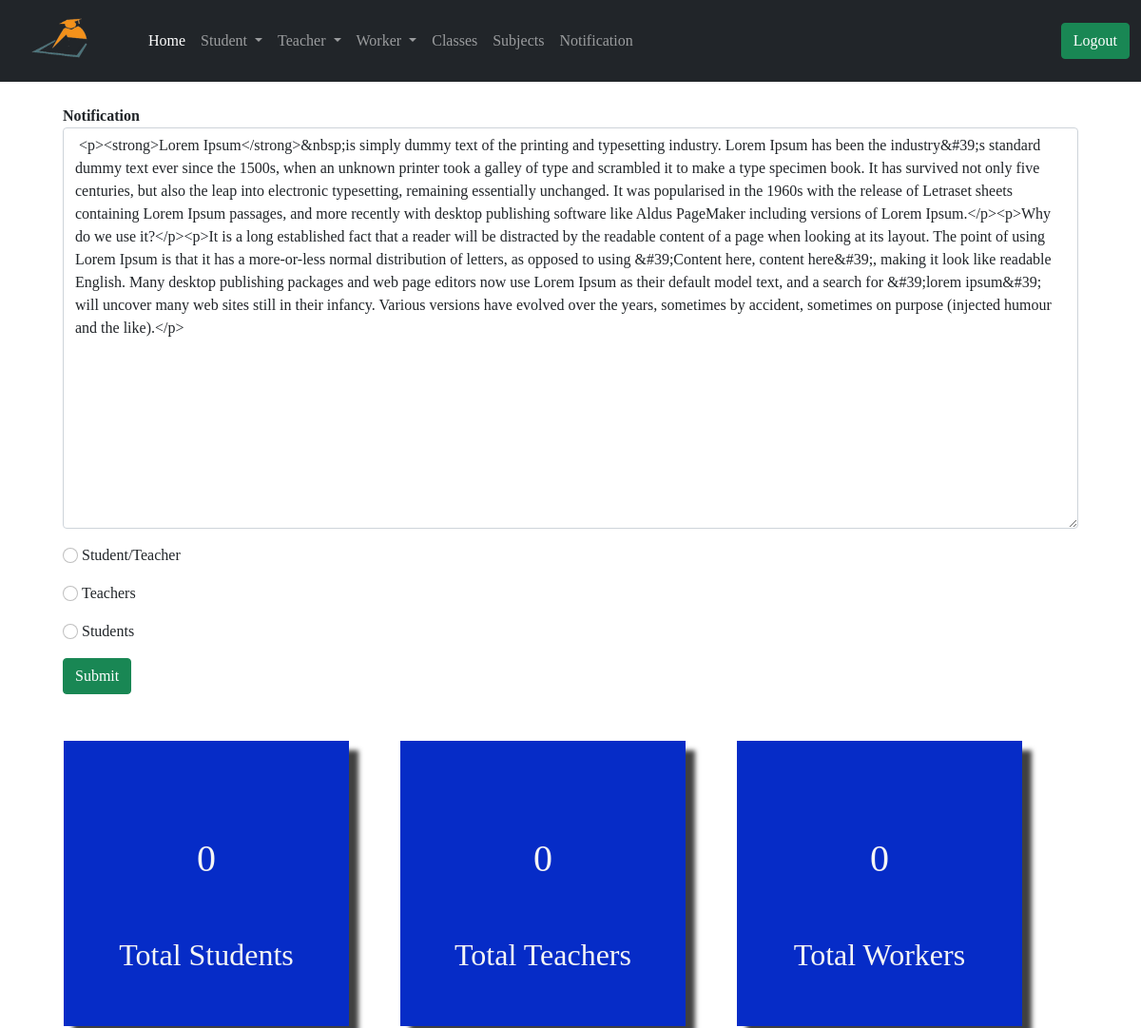
The page /administrator/update_notification/2 (signed in, upper part) on the database as committed earlier.
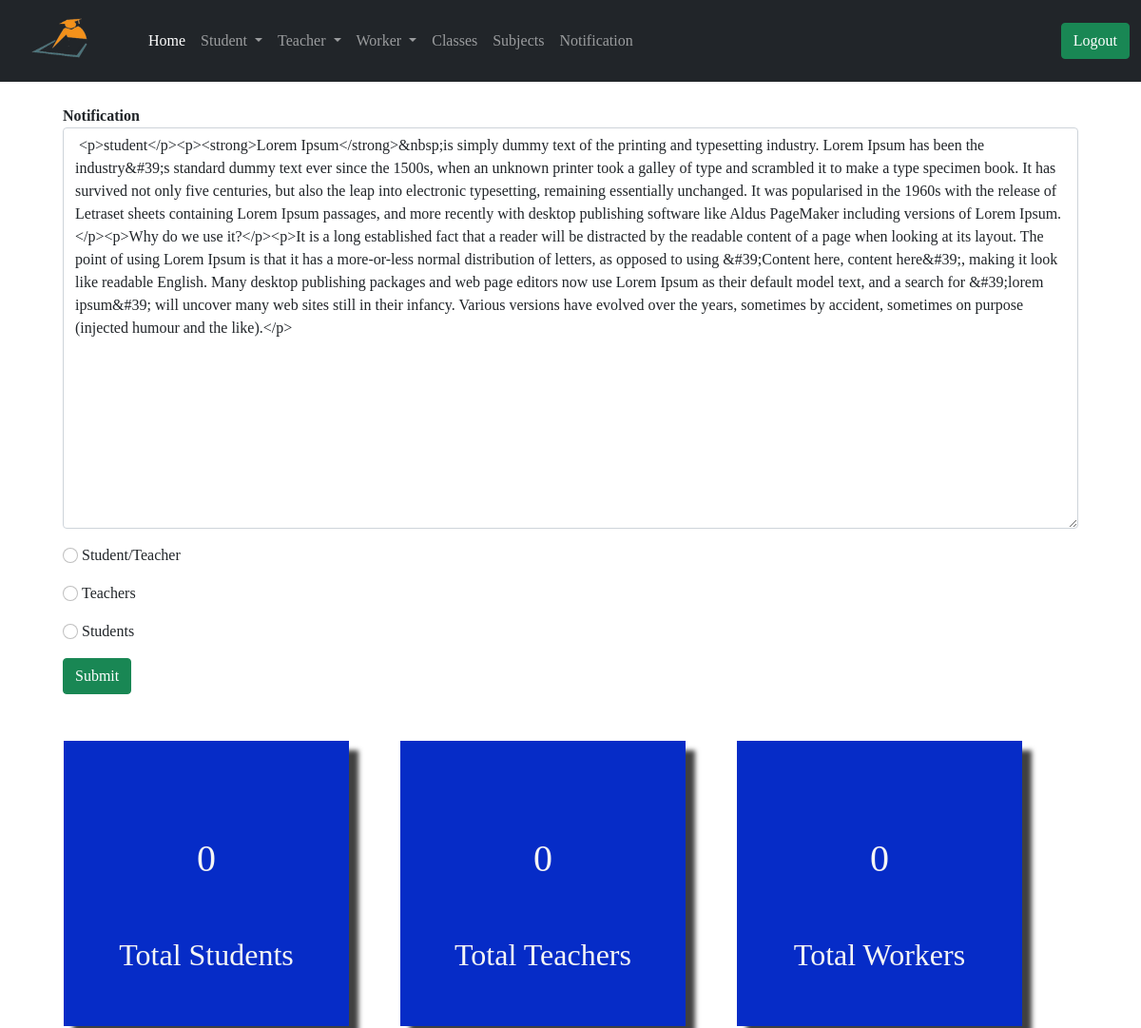
The same page on the database as committed later.
### app/models.py (models this page shows, shortened)
class Notification(db.Model):
    id = db.Column(db.Integer, primary_key=True)
    notification = db.Column(db.Text)
    sender = db.Column(db.String(64))
    notify_date = db.Column(db.DateTime, default=datetime.utcnow())

### app/routes.py (the view)
@app.route('/administrator/update_notification/<id>', methods=['GET', 'POST'])
@login_required
def update_notification(id):
    notify = Notification.query.filter_by(id=id).first()
    if request.method == 'POST':
        notify.notification = request.form['notification']
        notify.sender = request.form.get('sender')
        db.session.commit()
        flash('Notification is successfully updated!')
        return redirect(url_for('get_notification'))
    return render_template('administrator/index.html', title='Update Notification', notify=notify)

### app/models.py (called while the page is built)
@login.user_loader
def load_user(id):
    return User.query.get(int(id))

### app/routes.py (called while the page is built)
@app.before_request
def before_request():
    g.user = None
    if 'teacher_id' in session:
        user = Teacher.query.filter_by(id=session['teacher_id']).first()
        g.user = user

@app.before_request
def std_before_request():
    g.std_user = None
    if 'student_id' in session:
        std_user = Student.query.filter_by(id=session['student_id']).first()
        g.std_user = std_user

### app/templates/administrator/index.html (shortened to what this page needs)
{% extends 'administrator/base.html' %}
{% block content %}
<div class="container">
    <form action="" method="POST" class="m-4">
        <div class="mb-3 mt-3">
            <label for="Notification"><b> Notification </b></label>
            {% if notify %}
            <textarea class="form-control" name="notification" id="Notification" rows="17" placeholder="Write Notification" required> {{notify.notification}} </textarea>
            {% else %}
            <textarea class="form-control" name="notification" id="Notification" rows="20" placeholder="Write Notification" required> Write Notification </textarea>
            {% endif %}
        </div>
        <div class="mb-3">
            <input class="form-check-input" type="radio" name="sender" value="Teacher_student" id="flexRadioDefault1">
            <label class="form-check-label" for="flexRadioDefault1">
              Student/Teacher
            </label>
          </div>
        <div class="mb-3">
            <input class="form-check-input" type="radio" name="sender" value="Teacher" id="flexRadioDefault2">
            <label class="form-check-label" for="flexRadioDefault2">
                Teachers
            </label>
        </div>
        <div class="mb-3">
            <input class="form-check-input" type="radio" name="sender" value="Student" id="flexRadioDefault3">
            <label class="form-check-label" for="flexRadioDefault3">
              Students
            </label>
        </div>
            <button type="submit"  class="btn btn-success">Submit</button>
    </form>
    <div id="std-box">
        <h1> {{ students|length }} </h1>
        <a href="{{ url_for('student_Detials') }}"><h2>Total Students</h2></a>
    </div>
    <div id="tech-box">
        <h1> {{ teachers|length }} </h1>
        <a href="{{ url_for('teacher_detials') }}"><h2>Total Teachers</h2></a>
    </div>
    <div id="worker-box">
        <h1> {{ workers|length }} </h1>
        <a href="{{ url_for('worker_detials') }}"><h2>Total Workers</h2></a>
    </div>
</div>
{% endblock %}

Rows that differ between the two databases and show on the page:
changed Notification: notification "<p><strong>Lorem Ipsum</strong>&nbsp;is simply dummy text…" → "<p>student</p><p><strong>Lorem Ipsum</strong>&nbsp;is simply dummy text…"
